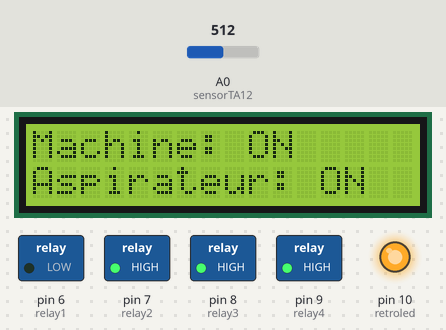
The sketch below on a simulated Arduino Uno, built with avr-gcc and run on an emulated ATmega328P. Parts: 16×2 character LCD, switched loads named in the sketch (green lamp = pin HIGH), output pins drawn as LEDs (lit = HIGH). The inputs (shaded band) are chosen by the test bench; at power-on: A0 (sensorTA12) = 512.

Above: at 1.2 s.
1.3 s: A0 (sensorTA12) set to 32
2.8 s: A0 (sensorTA12) set to 28
At 3.9 s:
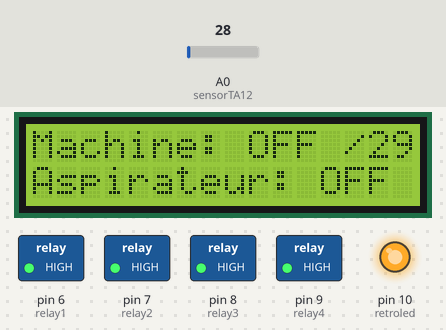
4.5 s: A0 (sensorTA12) set to 110
At 5.3 s:
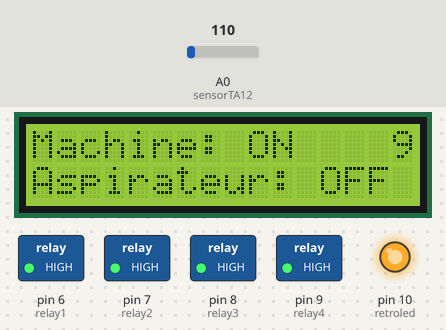
6.9 s: A0 (sensorTA12) set to 0
At 8.5 s:
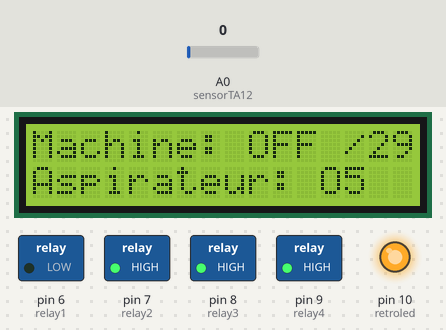
9.9 s: A0 (sensorTA12) set to 122
At 10.8 s:
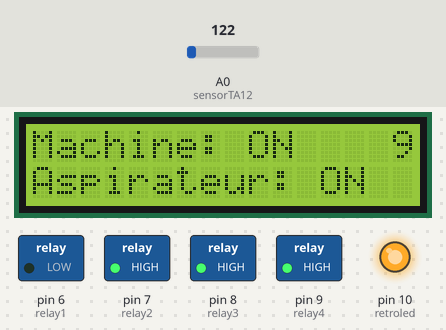
Timing chart, 0 to 12.4 s (numbered marks = the images above; inputs shaded):
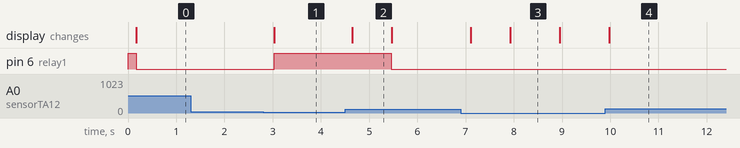

Measured:
- the behaviour switches between 31 and 30 on A0 (sensorTA12) (found by bisection; images 0 and 1)
- after the input at 1.3 s, every drawn part: stays the same
- after the input at 2.8 s, pin 6 (relay1): LOW → HIGH after 0.23 s; the display: changes after 0.23 s (image 1)
- after the input at 4.5 s, pin 6 (relay1): HIGH → LOW after 0.96 s; the display: changes after 0.15 s (image 2)
- after the input at 6.9 s, the display: first changes after 0.20 s (image 3 shows a later state)
- after the input at 9.9 s, the display: changes after 0.08 s (image 4)
- what the display in image 2 shows lasts 0.8 s, from 4.7 s to 5.5 s
- what the display in image 3 shows lasts 1.1 s, from 7.9 s to 9.0 s

The sketch:

aspi_auto.ino
```cpp
#include <LiquidCrystal.h>

#define DELAY_VACUUM_OFF 6000
#define DELAY_AUTOPOWER_OFF 1800000 //On coupe au bout de 30 minutes

int sensorTA12 = A0; // Analog input pin that sensor is attached to
int relay1 = 6; // Command relay 1
int relay2 = 7; // Command relay 2
int relay3 = 8; // Command relay 3
int relay4 = 9; // Command relay 4
int etat_relais1 = 0;

int retroled = 10;

float nVPP;   // Voltage measured across resistor
float nCurrThruResistorPP; // Peak Current Measured Through Resistor
float nCurrThruResistorRMS; // RMS current through Resistor
float nCurrentThruWire;     // Actual RMS current in Wire

const int rs = 12, en = 11, d4 = 5, d5 = 4, d6 = 3, d7 = 2;
LiquidCrystal lcd(rs, en, d4, d5, d6, d7);

uint32_t tempo_off,tempo_on ;
uint32_t tempo_retro ;       //timestamp pour savoir quand couper le retro eclairage


void setup() {
   //Serial.begin(9600);
   pinMode(sensorTA12, INPUT);

   pinMode(relay1,OUTPUT);digitalWrite(relay1,HIGH);
   pinMode(relay2,OUTPUT);digitalWrite(relay2,HIGH);
   pinMode(relay3,OUTPUT);digitalWrite(relay3,HIGH);
   pinMode(relay4,OUTPUT);digitalWrite(relay4,HIGH);

   pinMode(retroled,OUTPUT);digitalWrite(retroled,HIGH);

   //pinMode(6,OUTPUT);pinMode(8,OUTPUT);
   etat_relais1=0;

   lcd.begin(16, 2);
   tempo_on = 0;
   tempo_off = 0;

   tempo_retro=0;

   lcd.setCursor(0, 0);
   lcd.print("Machine: OFF");
   lcd.setCursor(0, 1);
   lcd.print("Aspirateur: OFF");
}

void loop() {
   nVPP = getVPP(); //nVPP=0;
   Serial.print("Volts Peak : "); Serial.println(nVPP,3);


   if(nVPP>0.150){ //doit être allumé
     if(etat_relais1==0) { //Il est eteint
       if(tempo_on<(millis()-1000)){ //Retard à l'allumage
         etat_relais1=1;
         tempo_off=millis(); //je repousse la tempo d'extinction de l'aspi
         digitalWrite(relay1,LOW); //On allume l'aspi
         //tempo_retro=millis(); //Changement d'état alors on active le retro eclairage
         //Serial.println("Relais ON");Serial.println("");Serial.println("");Serial.println("");
         lcd.setCursor(0, 1);
         lcd.print("Aspirateur: ON ");
       }
     } else {//déjà allumé
       tempo_off=millis(); //je repousse la tempo d'extinction
       lcd.setCursor(0, 1);
       lcd.print("Aspirateur: ON ");
     }
     tempo_retro=millis(); //Est allumé ou va s'allumer.
   } else { //doit être éteint
     if (etat_relais1==1){ //Il est allumé
       if (tempo_off<(millis()-DELAY_VACUUM_OFF)){ //Retard à l'extinction
         etat_relais1=0;
         digitalWrite(relay1,HIGH); //On éteind l'aspi
         //Serial.println("Relais OFF");
         lcd.setCursor(0, 1);
         lcd.print("Aspirateur: OFF");
       } else {
         lcd.setCursor(0, 1);
         lcd.print("Aspirateur: ");
         lcd.setCursor(13, 1);
         lcd.print(1+(tempo_off-(millis()-DELAY_VACUUM_OFF))/1000);
         lcd.print("    ");
       }
       //tempo_retro=millis(); //Changement d'état prévu alors on active le retro eclairage
     } else {//déjà éteint
       tempo_on=millis(); //je repousse la tempo d'allumage
     }
   }

   lcd.setCursor(0, 0);
   if(nVPP>0.150)
     lcd.print("Machine: ON    ");
   else {
     lcd.print("Machine: OFF /");
     int aso = (DELAY_AUTOPOWER_OFF-(millis()-tempo_retro))/60000;
     lcd.print(aso);
     Serial.print("Machine: OFF /");
     Serial.println(aso);
   }

   //Retro éclairage de l'écran
   if (millis()<15000 || tempo_retro>(millis()-15000))
     digitalWrite(retroled,HIGH);
   else
     digitalWrite(retroled,LOW);

   if (millis()-tempo_retro>(DELAY_AUTOPOWER_OFF)){ //Dernière activité y'a 15 minutes je coupe tout
     digitalWrite(retroled,HIGH);
     lcd.setCursor(0, 0);
     lcd.print(" ARRET          ");
     lcd.setCursor(0, 1);
     lcd.print("    AUTOMATIQUE ");
     delay(2000);

     digitalWrite(relay4,LOW); //ON
     delay(300);
     digitalWrite(relay4,HIGH); //OFF
     tempo_retro+=20000; //JE NE DOIS JAMAIS TOMBER DEDANS PUISQUE LE TELERUPTEUR AURA SWITCHé
   }


   /*Serial.print("etat relay : ");
   Serial.println(etat_relais1);
   Serial.print("tempo_on : ");
   Serial.println(tempo_on);*/
   delay(100);
}


float getVPP()
{
  float result;
  int readValue;             //value read from the sensor
  int maxValue = 0;          // store max value here
   uint32_t start_time = millis();
   while((millis()-start_time) < 100) //sample for 0.1 Sec
   {
       readValue = analogRead(sensorTA12);
       // see if you have a new maxValue
       if (readValue > maxValue)
       {
           /*record the maximum sensor value*/
           maxValue = readValue;
       }
   }

   // Convert the digital data to a voltage
   result = (maxValue * 5.0)/1024.0;

   return result;
 }
```
